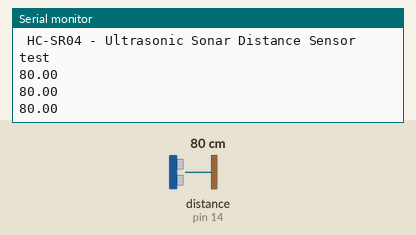
Recording of a sketch running on a simulated Arduino Uno, built with avr-gcc and run on an emulated ATmega328P. Parts: the last lines printed to the serial monitor. The test bench sets the inputs (shaded band); at power-on: distance to the obstacle (sensor on pin 14) 80 cm. The echo pulse lasts 58.3 µs per cm.

Above: at 1.3 s.
1.4 s: distance to the obstacle (sensor on pin 14) set to 2 cm
At 1.9 s:
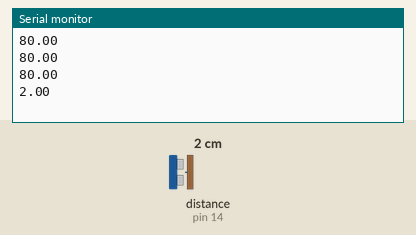
2.9 s: distance to the obstacle (sensor on pin 14) set to 4 cm
At 3.4 s:
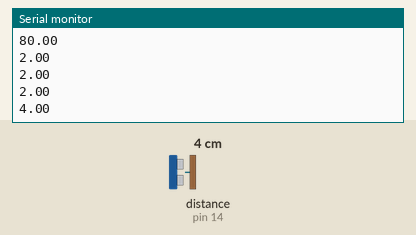
Timing chart, 0 to 5.9 s (numbered marks = the images above; inputs shaded):
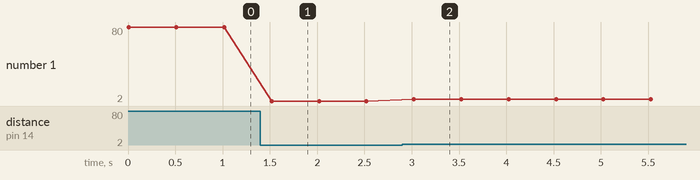

Measured:
- after the input at 1.4 s, the serial monitor: prints a new line after 0.12 s (image 1)
- after the input at 2.9 s, the serial monitor: prints a new line after 0.12 s (image 2)
- plotted number 1: 80 → 2 after the input at 1.4 s

The sketch:

measure_HC-SR04.ino
```cpp
/*
 * HC-SR04 - Ultrasonic Sonar Distance Sensor
 *
 * measures distance 2cm to 400cm
 *
 * Vcc - 5v  (NOT 3.3V capable)
 * Trig -
 * Echo -
 * Gnd - ground
 *
 * library: https://github.com/Martinsos/arduino-lib-hc-sr04
 * learning: http://www.esp8266learning.com/wemos-mini-hc-sr04-ultrasonic-sensor.php
 */


#include <HCSR04.h>


#define TRIG   12  // D6
#define ECHO   14  // D5
UltraSonicDistanceSensor distanceSensor(TRIG, ECHO);


void setup () {
  // start serial port
  Serial.begin(115200);
  Serial.print(F("\n\n HC-SR04 - Ultrasonic Sonar Distance Sensor test\n\n"));
}


void loop () {
    // Every 500 miliseconds, do a measurement using the sensor and print the distance in centimeters.
    Serial.println(distanceSensor.measureDistanceCm());
    delay(500);
}
```
